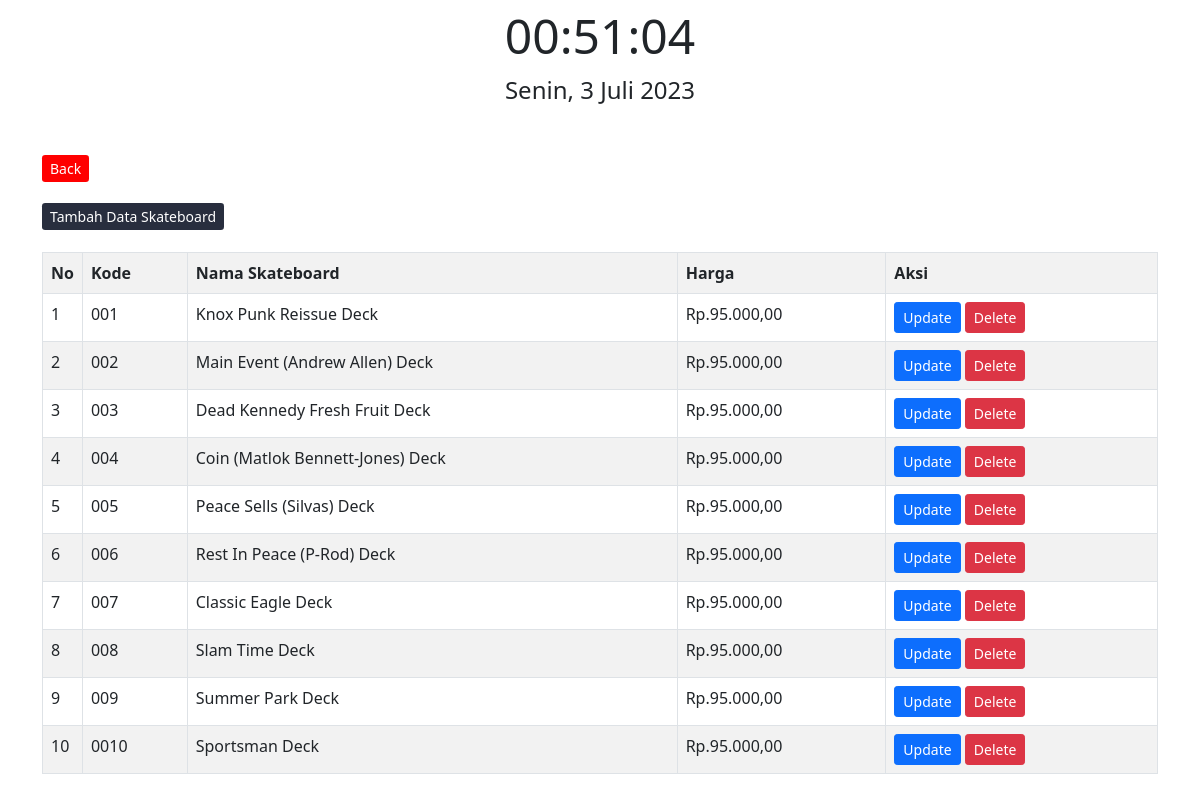
The page /adminlegacy/data_skateboard.php on the database its author committed.
### tables this page shows
CREATE TABLE `skateboard` (
  `id` int(30) NOT NULL,
  `kode` varchar(30) NOT NULL,
  `nama` varchar(225) NOT NULL,
  `harga` varchar(225) NOT NULL
);

### adminlegacy/data_skateboard.php (the view, shortened to what this page needs)
<!DOCTYPE html>
    <html>
    <head>
        <link href="https://cdn.jsdelivr.net/npm/bootstrap@5.0.2/dist/css/bootstrap.min.css" rel="stylesheet">
    </head>
    <body>
        <div id="datetime-container">
            <div id="clock"></div>
            <div id="date"></div>
        </div>
        <div class="container">
            <div class="panel">
                <div class="panel-body">
                    <br><br>
                    <a href="kategori.php" class="btn1 btn-sm pull-left">Back</a><br><br>
                    <a href="tambah_skateboard.php" class="btn0 btn-sm pull-left">Tambah Data Skateboard</a>
                    <br />
                    <br />
                    <table class="table table-bordered table-striped">
                        <tr>
                            <th width="1%">No</th>
                            <th>Kode</th>
                            <th>Nama Skateboard</th>
                            <th>Harga</th>
                            <th>Aksi</th>
                        </tr>
                        <?php
                        include 'koneksi.php';
                        $data = mysqli_query($koneksi, "select * from skateboard");
                        while ($d = mysqli_fetch_array($data)) {
                        ?>
                            <tr>
                                <td><?php echo $d['id'] ?></td>
                                <td><?php echo $d['kode'] ?></td>
                                <td><?php echo $d['nama'] ?></td>
                                <td><?php echo $d['harga'] ?></td>
                                <td>
                                    <a href="edit_skateboard.php?id=<?php echo $d['id']; ?>" class="btn btn-sm btn-primary">Update</a>
                                    <a href="hapus_skateboard.php?id=<?php echo $d['id']; ?>" onclick="hey()" class="btn btn-sm btn-danger">Delete</a>
                                </td>
                            </tr>
                        <?php
                        }
                        ?>
                    </table>
                </div>
            </div>
        </div>
    </body>
    </html>

### adminlegacy/data_skateboard.php (style rules this page uses)
#clock { font-size: 48px; text-align: center; }
* { box-sizing: border-box; }
.btn0 { background-color: #282E3E; color: white; text-decoration: none; }
.btn1 { background-color: red; color: white; text-decoration: none; }
#date { font-size: 24px; text-align: center; }

### rows shown on the page
skateboard: id "1", kode "001", nama "Knox Punk Reissue Deck", harga "Rp.95.000,00"
skateboard: id "2", kode "002", nama "Main Event (Andrew Allen) Deck", harga "Rp.95.000,00"
skateboard: id "3", kode "003", nama "Dead Kennedy Fresh Fruit Deck", harga "Rp.95.000,00"
skateboard: id "4", kode "004", nama "Coin (Matlok Bennett-Jones) Deck", harga "Rp.95.000,00"
skateboard: id "5", kode "005", nama "Peace Sells (Silvas) Deck", harga "Rp.95.000,00"
skateboard: id "6", kode "006", nama "Rest In Peace (P-Rod) Deck", harga "Rp.95.000,00"
skateboard: id "7", kode "007", nama "Classic Eagle Deck", harga "Rp.95.000,00"
skateboard: id "8", kode "008", nama "Slam Time Deck", harga "Rp.95.000,00"
skateboard: id "9", kode "009", nama "Summer Park Deck", harga "Rp.95.000,00"
skateboard: id "10", kode "0010", nama "Sportsman Deck", harga "Rp.95.000,00"
